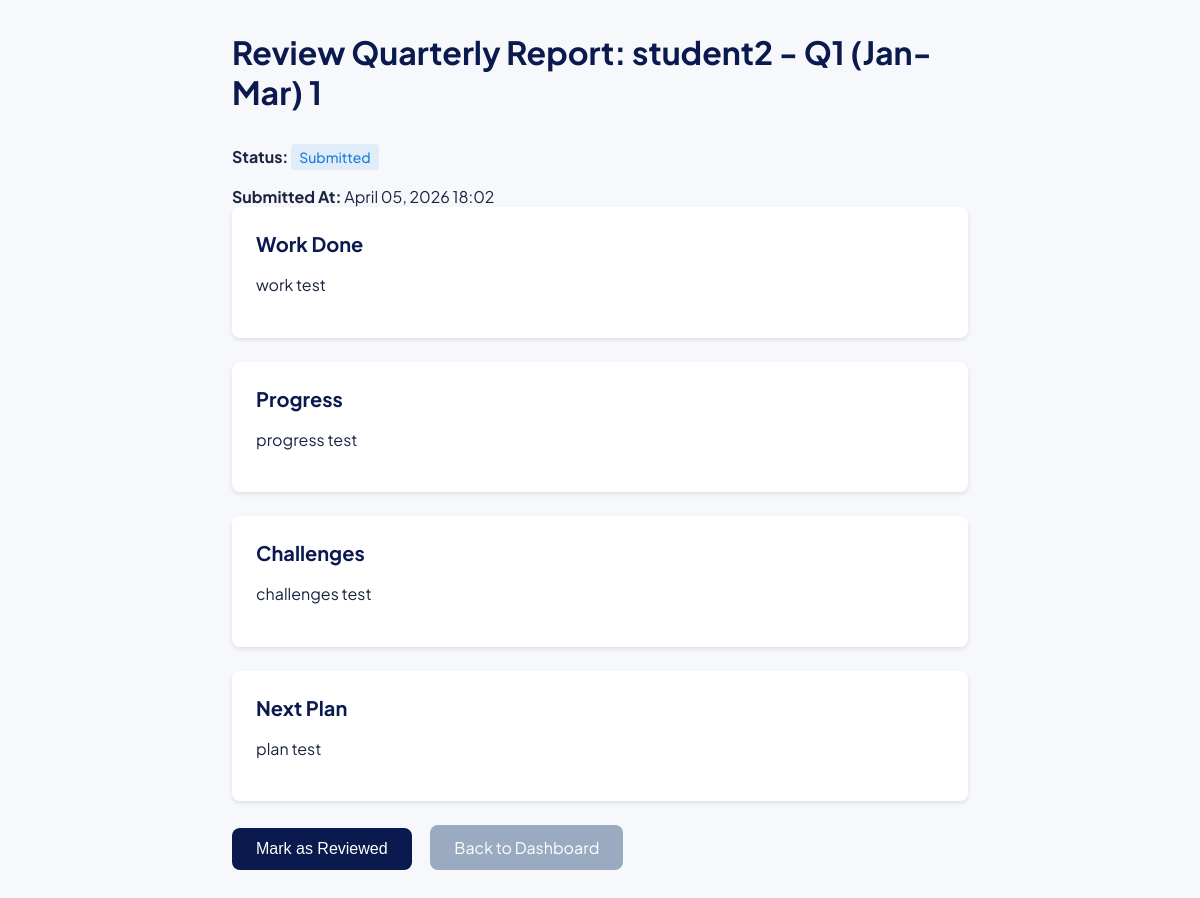
The app's page /supervisor/review-report/1/ (signed in) with its own data.
### students/models.py (models this page shows, shortened)
class QuarterlyReport(models.Model):
    QUARTER_CHOICES = [
        ('Q1', 'Q1 (Jan-Mar)'),
        ('Q2', 'Q2 (Apr-Jun)'),
        ('Q3', 'Q3 (Jul-Sep)'),
        ('Q4', 'Q4 (Oct-Dec)'),
    ]
    STATUS_CHOICES = [
        ('draft', 'Draft'),
        ('submitted', 'Submitted'),
        ('reviewed', 'Reviewed'),
    ]
    student = models.ForeignKey(Student, on_delete=models.CASCADE, related_name="quarterly_reports")
    quarter = models.CharField(max_length=2, choices=QUARTER_CHOICES)
    year = models.IntegerField()
    work_done = models.TextField()
    progress = models.TextField()
    challenges = models.TextField(blank=True, null=True)
    supervisor_feedback = models.TextField(blank=True, null=True)
    next_plan = models.TextField()
    submitted_at = models.DateTimeField(auto_now_add=True)
    status = models.CharField(max_length=20, choices=STATUS_CHOICES, default='draft')
    is_late = models.BooleanField(default=False)
    class Meta:
        unique_together = ('student', 'quarter', 'year')

class Student(models.Model):
    user = models.OneToOneField(User, on_delete=models.CASCADE)
    student_number = models.CharField(max_length=50)
    programme = models.CharField(max_length=100)
    supervisor_name = models.CharField(max_length=100)
    supervisor_email = models.EmailField()

### users/models.py (models this page shows, shortened)
class User(AbstractUser):
    ROLE_CHOICES = (
        ("student", "Student"),
        ("supervisor", "Supervisor"),
        ("admin", "Admin"),
        ("dean", "Dean"),
    )
    role = models.CharField(max_length=20, choices=ROLE_CHOICES)
    unique_id = models.CharField(max_length=50, unique=True, help_text="Admission Number for students or Staff ID for staff", editable=False)
    email = models.EmailField(blank=True, null=True)

### supervisor/views.py (the view)
# urls.py: path('review-report/<int:pk>/', review_quarterly_report, name='review_quarterly_report'),
@login_required
@user_passes_test(lambda u: u.is_staff)
def review_quarterly_report(request, pk):
    report = get_object_or_404(QuarterlyReport, pk=pk)
    if request.method == 'POST':
        report.status = 'reviewed'
        report.save()
        messages.success(request, 'Report marked as reviewed.')
        return redirect('supervisor_dashboard')  # Assuming there's a supervisor dashboard
    return render(request, 'supervisor/review_report.html', {'report': report})

### templates/supervisor/review_report.html (shortened to what this page needs)
{% load static %}
<!DOCTYPE html>
<html lang="en">
<head>
</head>
<body>
<div class="container">
    <h1>Review Quarterly Report: {{ report.student.user.username }} - {{ report.get_quarter_display }} {{ report.year }}</h1>
    <p><strong>Status:</strong> <span class="status {{ report.status }}">{{ report.get_status_display }}</span></p>
    <p><strong>Submitted At:</strong> {{ report.submitted_at|date:"F d, Y H:i" }}</p>
    <div class="report-section">
        <h2>Work Done</h2>
        <p>{{ report.work_done|linebreaks }}</p>
    </div>
    <div class="report-section">
        <h2>Progress</h2>
        <p>{{ report.progress|linebreaks }}</p>
    </div>
    {% if report.challenges %}
    <div class="report-section">
        <h2>Challenges</h2>
        <p>{{ report.challenges|linebreaks }}</p>
    </div>
    {% endif %}
    <div class="report-section">
        <h2>Next Plan</h2>
        <p>{{ report.next_plan|linebreaks }}</p>
    </div>
    <form method="POST">
        <button type="submit" class="btn">Mark as Reviewed</button>
        <a href="{% url 'supervisor_dashboard' %}" class="btn btn-secondary">Back to Dashboard</a>
    </form>
</div>
</body>
</html>

### templates/supervisor/review_report.html (style rules this page uses)
:root { --navy:#0A194E; --navy2:#0D2260; --amber:#FFC107; --amber2:#FFD54F; --amber-dark:#E6AD00; --white:#FFFFFF; --off:#F7F8FC; --off2:#EEF1F8; --text:#1A2340; --muted:#5A6A8A; --soft:#9AAAC0; --border:#DDE3F0; --green:#1DA462; --green-dim:rgba(29,164,98,0.1); --red:#E53935; --red-dim:rgba(229,57,53,0.1); --blue:#1E7EDE; --blue-dim:rgba(30,126,222,0.1); --orange:#F57C00; --orange-dim:rgba(245,124,0,0.1); --sidebar-w:230px }
*,*::before,*::after { box-sizing:border-box;margin:0;padding:0 }
body { font-family:'Plus Jakarta Sans',sans-serif; background:var(--off); color:var(--text); min-height:100vh; }
.container { max-width:800px; margin:0 auto; padding:2rem; }
h1 { color:var(--navy); margin-bottom:2rem; }
.report-section { background:var(--white); padding:1.5rem; border-radius:0.5rem; margin-bottom:1.5rem; box-shadow:0 2px 4px rgba(0,0,0,0.1); }
.report-section h2 { color:var(--navy); margin-bottom:1rem; font-size:1.25rem; }
.report-section p { line-height:1.6; margin-bottom:1rem; }
.status { padding:0.25rem 0.5rem; border-radius:0.25rem; font-size:0.875rem; font-weight:500; display:inline-block; margin-bottom:1rem; }
.status.submitted { background:var(--blue-dim); color:var(--blue); }
.btn { background:var(--navy); color:var(--white); padding:0.75rem 1.5rem; border:none; border-radius:0.5rem; cursor:pointer; font-size:1rem; text-decoration:none; display:inline-block; margin-right:1rem; }
.btn-secondary { background:var(--soft); color:var(--white); }

### records on screen
QuarterlyReport: student.user.username "student2", quarter "Q1 (Jan-Mar)", year "1", status "Submitted", submitted_at "April 05, 2026 18:02", work_done "work test", progress "progress test", challenges "challenges test", next_plan "plan test"
